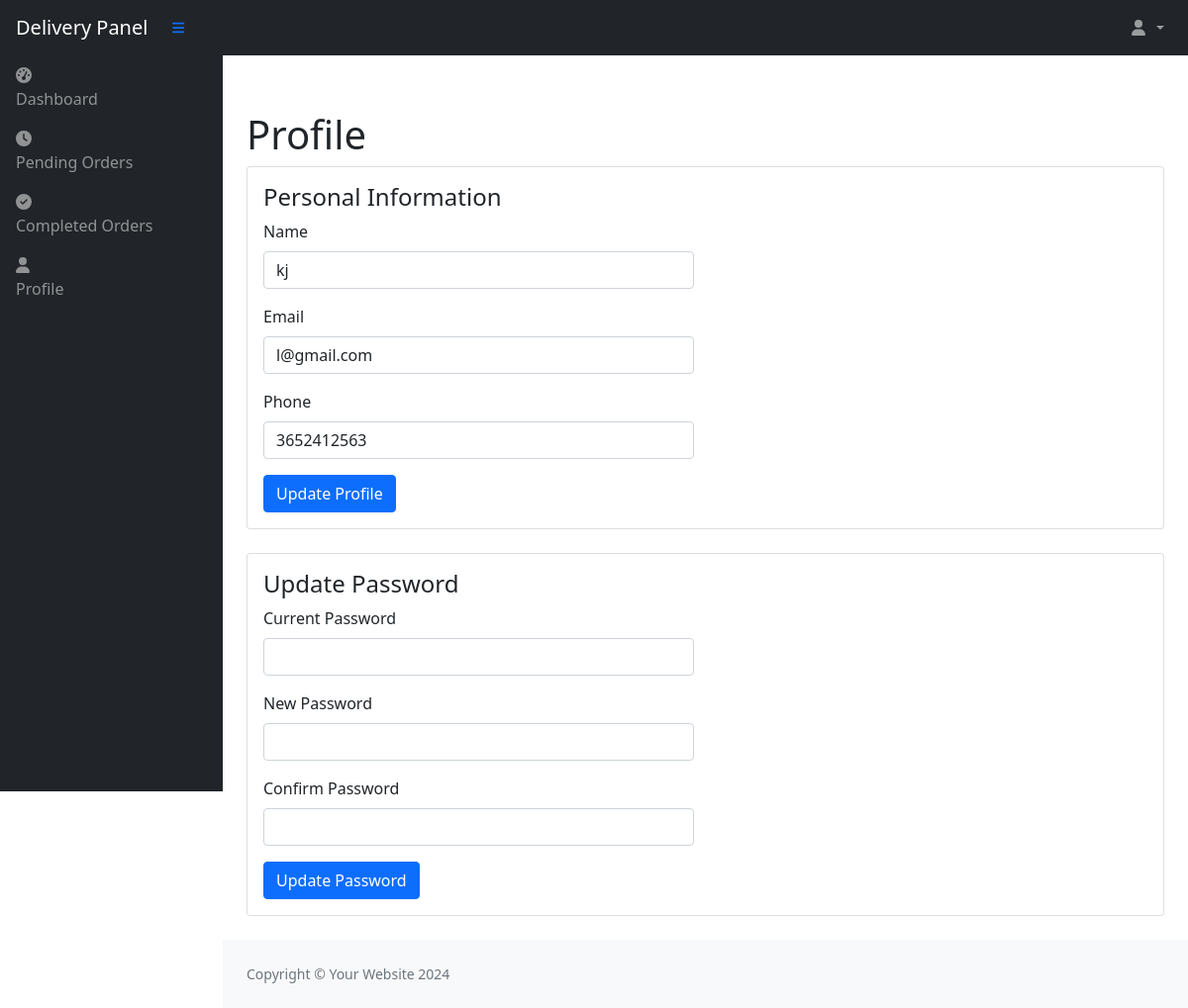
/profile.php (signed in), run on the app's committed database.
### tables this page shows
CREATE TABLE `delivery_person` (
  `delivery_person_id` int(11) NOT NULL,
  `Name` varchar(20) NOT NULL,
  `Contact_no` bigint(20) NOT NULL,
  `Email` varchar(40) NOT NULL,
  `Photo` varchar(30) NOT NULL,
  `Id-proof` varchar(30) NOT NULL,
  `password` varchar(20) NOT NULL
);

### profile.php (the view, shortened to what this page needs)
<?php
include('../config/dbcon.php');
include('includes/header.php');
$delivery_id = $_SESSION['delivery_id'];
$delivery_query = "SELECT * FROM delivery_person WHERE delivery_person_id = '$delivery_id'";
$delivery_result = mysqli_query($con, $delivery_query);
$delivery_data = mysqli_fetch_assoc($delivery_result);
?>
<div class="container-fluid px-4">
    <h1 class="mt-4">Profile</h1>
    <div class="card mb-4">
        <div class="card-body">
            <div class="row">
                <div class="col-md-6">
                    <h4>Personal Information</h4>
                    <form action="code.php" method="POST">
                        <div class="mb-3">
                            <label class="form-label">Name</label>
                            <input type="text" name="name" value="<?= $delivery_data['Name'] ?>" class="form-control">
                        </div>
                        <div class="mb-3">
                            <label class="form-label">Email</label>
                            <input type="email" name="email" value="<?= $delivery_data['Email'] ?>" class="form-control">
                        </div>
                        <div class="mb-3">
                            <label class="form-label">Phone</label>
                            <input type="text" name="phone" value="<?= $delivery_data['Contact_no'] ?>" class="form-control">
                        </div>
                        <button type="submit" name="update_profile" class="btn btn-primary">Update Profile</button>
                    </form>
                </div>
            </div>
        </div>
    </div>
    <div class="card mb-4">
        <div class="card-body">
            <div class="row">
                <div class="col-md-6">
                    <h4>Update Password</h4>
                    <form action="code.php" method="POST">
                        <div class="mb-3">
                            <label class="form-label">Current Password</label>
                            <input type="password" name="current_password" class="form-control" required>
                        </div>
                        <div class="mb-3">
                            <label class="form-label">New Password</label>
                            <input type="password" name="new_password" class="form-control" required>
                        </div>
                        <div class="mb-3">
                            <label class="form-label">Confirm Password</label>
                            <input type="password" name="confirm_password" class="form-control" required>
                        </div>
                        <button type="submit" name="update_password" class="btn btn-primary">Update Password</button>
                    </form>
                </div>
            </div>
        </div>
    </div>
</div>
<?php include('includes/footer.php'); ?>

### assets/css/styles.css (style rules this page uses)
.sb-nav-fixed { padding-top: 0; }

### data on the page
delivery_person: name "kj", email "l@gmail.com", phone "3652412563"
